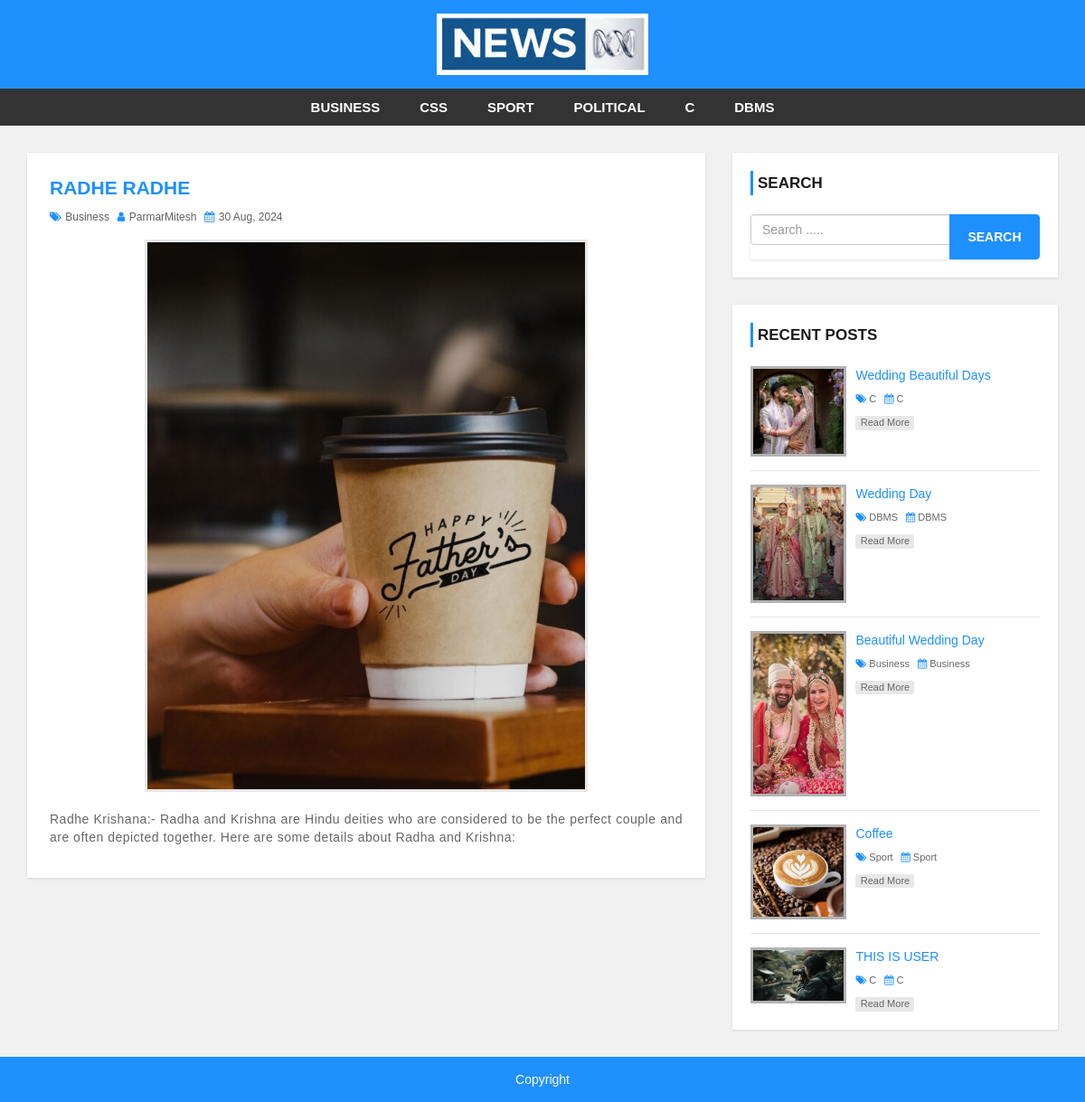
Page /single.php?id=1 on the committed database.
### tables this page shows
CREATE TABLE `categories` (
  `cid` int(11) NOT NULL,
  `category` varchar(250) NOT NULL,
  `post_of_category` int(11) DEFAULT NULL
);

CREATE TABLE `posts` (
  `id` int(11) NOT NULL,
  `title` varchar(50) NOT NULL,
  `description` longtext NOT NULL,
  `catName` int(11) NOT NULL,
  `date` varchar(20) NOT NULL,
  `author` int(11) NOT NULL,
  `img` varchar(50) NOT NULL
);

CREATE TABLE `users` (
  `uid` int(11) NOT NULL,
  `fname` varchar(50) NOT NULL,
  `lname` varchar(50) NOT NULL,
  `uname` varchar(50) NOT NULL,
  `password` varchar(50) NOT NULL,
  `role` int(1) DEFAULT NULL
);

### single.php (the view)
<?php include 'header.php'; ?>
    <div id="main-content">
        <div class="container">
            <div class="row">
                <div class="col-md-8">
                   <?php
                   $id=$_GET['id'];
                   $con = mysqli_connect('localhost', 'root', '', 'blog');
                   $query = "SELECT * FROM posts INNER JOIN categories ON catName =categories.cid INNER JOIN users ON author =users.uid  WHERE id=$id";
                   $post = mysqli_query($con, $query);
                   if (mysqli_num_rows($post) > 0) {
                    foreach ($post as $key => $value) {
                   ?>
                    <div class="post-container">
                        <div class="post-content single-post">
                            <h3><?php echo  $value['title'] ?></h3>
                            <div class="post-information">
                                <span>
                                    <i class="fa fa-tags" aria-hidden="true"></i>
                                    <?php echo  $value['category'] ?>
                                </span>
                                <span>
                                    <i class="fa fa-user" aria-hidden="true"></i>
                                    <a href='author.php?uid=<?php echo $value['uid']?>'><?php echo  $value['fname'] ?><?php echo  $value['lname'] ?></a>
                                </span>
                                <span>
                                    <i class="fa fa-calendar" aria-hidden="true"></i>
                                    <?php echo  $value['date'] ?>
                                </span>
                            </div>
                            <img class="single-feature-image" src="admin/upload/<?php  echo $value['img'] ?>" alt=""/>
                            <p class="description">
                            <?php echo  $value['description'] ?>
                            </p>
                        </div>
                    </div>
                    <?php
                                }
                            } else {
                                echo " <h1>Record Not Found </h1>";
                            }
?>
                </div>
                <?php include 'sidebar.php'; ?>
            </div>
        </div>
    </div>
<?php include 'footer.php'; ?>

### header.php (shortened to what this page needs)
<!DOCTYPE html>
<html lang="en">
<head>
    <link rel="stylesheet" href="css/bootstrap.min.css" />
    <link rel="stylesheet" href="css/font-awesome.css">
    <link rel="stylesheet" href="css/style.css">
</head>
<body>
<div id="header">
    <div class="container">
        <div class="row">
            <div class=" col-md-offset-4 col-md-4">
                <a href="index.php" id="logo"><img src="images/news.jpg"></a>
            </div>
        </div>
    </div>
</div>
<div id="menu-bar">
    <div class="container">
        <div class="row">
            <div class="col-md-12">
                <ul class='menu'>
                <?php
            $con = mysqli_connect('localhost', 'root', '', 'blog');
            $query="SELECT * FROM categories";
            $categorys=mysqli_query($con,$query);
            if (mysqli_num_rows($categorys) > 0) {
                foreach ($categorys as $key => $value) {
?>
                    <li><a href='category.php?id=<?php echo  $value['cid'] ?>'><?php echo  $value['category'] ?></a></li>
                    <?php
                                }
                            } else {
                                echo " <h1>Record Not Found </h1>";
                            }
?>
                </ul>
            </div>
        </div>
    </div>
</div>

### sidebar.php
<div id="sidebar" class="col-md-4">
    <div class="search-box-container">
        <h4>Search</h4>
        <form class="search-post" action="search.php" method ="GET">
            <div class="input-group">
                <input type="text" name="search" class="form-control" placeholder="Search .....">
                <span class="input-group-btn">
                    <button type="submit" class="btn btn-danger">Search</button>
                </span>
            </div>
        </form>
    </div>
    <div class="recent-post-container">
        <h4>Recent Posts</h4>
        <?php
         $con = mysqli_connect('localhost', 'root', '', 'blog');
         $query = "SELECT * FROM  posts INNER JOIN categories ON catName =categories.cid INNER JOIN users ON author =users.uid order by id desc limit 5";
         $students =   mysqli_query($con, $query);
         if (mysqli_num_rows($students) > 0) {
             foreach ($students as $key => $value) { ?>
        <div class="recent-post">
            <a class="post-img" href="">
                <img src="admin/upload/<?php  echo $value['img'] ?>" alt=""/>
            </a>
            <div class="post-content">
                <h5><a href="single.php?id=<?php echo  $value['id'] ?>"><?php echo  $value['title'] ?></a></h5>
                <span>
                    <i class="fa fa-tags" aria-hidden="true"></i>
                    <a href='category.phpid=<?php echo  $value['cid'] ?>'><?php echo  $value['category'] ?></a>
                </span>
                <span>
                    <i class="fa fa-calendar" aria-hidden="true"></i>
                    <?php echo  $value['category'] ?>
                </span>
                <a class="read-more" href="single.php?id=<?php echo  $value['id'] ?>">read more</a>
            </div>
        </div>
        <?php
                                }
                            } else {
                                echo " <h1>Record Not Found </h1>";
                            }
                            ?>
    </div>
</div>

### css/style.css (style rules this page uses)
body { background: #f1f1f1; font-family: sans-serif,arial,Helvetica; }
a, a:hover, a:focus { text-decoration: none; outline: none; }
ul { margin:0; padding:0; list-style:none; }
form { background: #fff; padding: 25px; box-shadow:0 1px 3px rgba(0, 0, 0, 0.13); }
button { width: 100px; height: 50px; border-radius: 10px; background-color: #1e90ff; }
#header { background: #1e90ff; text-align: center; padding: 15px; }
#logo { display: inline-block; width: 65%; }
#logo img { width: 100%; }
#menu-bar { background: #333; text-align: center; }
#menu-bar .menu > li { display: inline-block; }
.menu > li > a { padding: 10px 20px; display: block; text-transform: uppercase; color: #fff; font-size: 15px; font-weight:600; transition:all 0.5s ease 0s; }
#main-content { padding: 30px 0; min-height: 750px; }
#main-content .post-container { background-color: #fff; padding: 25px; box-shadow: 0 1px 3px rgba(0, 0, 0, 0.13); }
#main-content .post-content { border-bottom: 1px solid #d1d1d1; padding: 0 0 30px; margin-bottom:30px; }
#main-content .post-content img { width: 100%; }
#main-content .post-content h3 { font-size: 21px; line-height: 28px; font-weight: 600; margin: 0 0 7px; }
#main-content .post-content .post-information span { color: #606060; font-size: 12px; text-transform: capitalize; margin: 0 5px 5px 0; display: inline-block; }
#main-content .post-content .post-information i { color: #1e90ff; margin-right: 1px; }
#main-content .post-content .post-information a { color: #606060; text-decoration: none; }
#main-content .post-content p, #main-content .single-post p { color: #666; font-size: 14px; letter-spacing: 0.5px; margin:0 0 10px; }
#main-content .post-content a.read-more { color: #fff; background-color: #1E90FF; font-size: 12px; text-transform: capitalize; padding: 3px 8px; border-radius: 2px; transition: all 0.3s; }
#main-content .single-post { border: none; margin-bottom: 0; padding-bottom: 0; }
#main-content .single-post h3 { color: #1e90ff; }
#main-content .single-post .post-information { margin: 0 0 10px; }
#main-content .single-post p { text-align: justify; }
#main-content .single-post img.single-feature-image { width: 70%; margin: 0 auto 20px; display: block; border: 3px solid #e7e7e7; }
i.fa { color:#222; }
#sidebar h4 { color: #1A1A1A; font-size: 17px; line-height: 27px; font-weight:600; text-transform: uppercase; padding: 0 0 0 5px; margin: 0 0 21px; border-left: 3px solid #1e90ff; }
#sidebar .search-box-container { background-color: #fff; padding: 20px; margin: 0 0 30px; box-shadow: 0 1px 3px rgba(0, 0, 0, 0.13); }
#sidebar .search-post { padding: 0; }
#sidebar .search-post input { color: #606060; }
#sidebar .search-post .btn { font-weight: 600; text-transform: uppercase; padding: 6px 8px; background-color: #1E90FF; border-color: #1E90FF; outline: none; }
#sidebar .recent-post-container { padding: 20px; background: #fff; box-shadow: 0 1px 3px rgba(0, 0, 0, 0.13); }
#sidebar .recent-post { border-bottom: 1px solid #e7e7e7; padding: 0 0 15px; margin: 0 0 15px; }
#sidebar .recent-post:last-child { margin: 0; padding: 0; border: none; }
#sidebar .recent-post .post-img { display: inline-block; width: 33%; border: 3px solid rgba(0,0,0,0.3); vertical-align: top; transition: border .3s; }
#sidebar .recent-post .post-img img { width: 100%; }
#sidebar .recent-post .post-content { width: 65%; display: inline-block; border: none; padding: 0 0 0 7px; margin: 0; }
#sidebar .recent-post h5 { font-size: 14px; line-height: 20px; margin: 0 0 5px; }
#sidebar .recent-post h5 a { color: #1E90FF; }
#sidebar .recent-post span { color: #666; font-size: 11px; display: inline-block; margin: 0 5px 10px 0; }
#sidebar .recent-post span a { color: #666; }
#sidebar .recent-post span i { color: #1E90FF; }
#sidebar .recent-post a.read-more { color: #666; background-color: rgba(0,0,0,0.09); width: 65px; font-size: 11px; text-align: center; padding: 0; display: block; transition: all 0.3s; }

### rows in the picture
categories: category "BUSINESS"
categories: category "CSS"
categories: category "SPORT"
categories: category "POLITICAL"
categories: category "C"
categories: category "DBMS"
posts: title "RADHE RADHE", catName.category "Business", author.fname "Parmar", author.lname "Mitesh", date "30 Aug, 2024", img (picture), description "Radhe Krishana:- Radha and Krishna are Hindu deities who are considered to be the perfect couple and are often depicted together. Here are some details about Radha and Krishna:"
posts: img (picture), title "Wedding Beautiful Days", catName.category "C"
posts: img (picture), title "Wedding Day", catName.category "DBMS"
posts: img (picture), title "Beautiful Wedding Day", catName.category "Business"
posts: img (picture), title "Coffee", catName.category "Sport"
posts: img (picture), title "THIS IS USER", catName.category "C"
